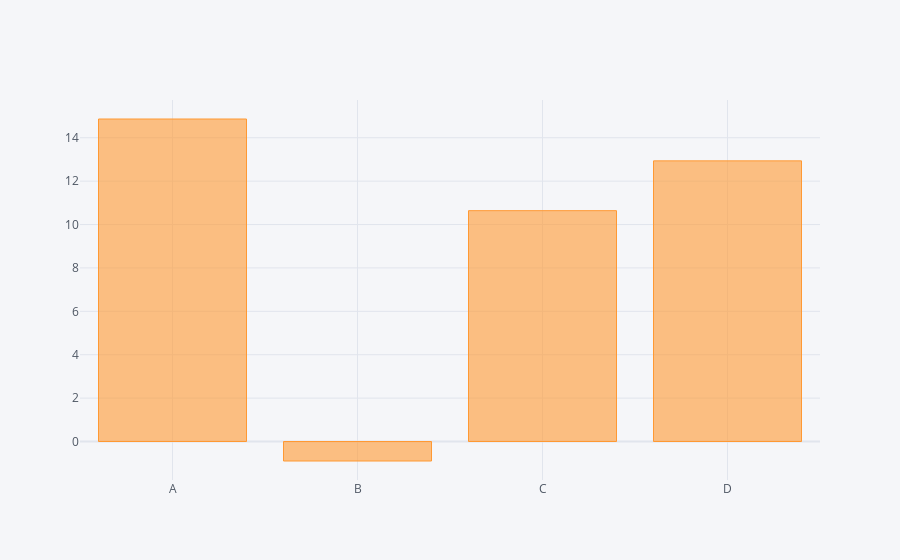

Here is the notebook cell this chart was saved with:
### Code cell
df.sum().iplot(kind='bar')

### Figure 1 — Plotly figure (JSON) as saved in the notebook; plotly's stock layout.template omitted (floating-point values rounded to 4 significant figures)
{"data": [{"marker": {"color": "rgba(255, 153, 51, 0.6)", "line": {"color": "rgba(255, 153, 51, 1.0)", "width": 1}}, "name": "None", "orientation": "v", "text": "", "type": "bar", "x": ["A", "B", "C", "D"], "y": [14.86, -0.8983, 10.64, 12.93]}], "layout": {"legend": {"bgcolor": "#F5F6F9", "font": {"color": "#4D5663"}}, "paper_bgcolor": "#F5F6F9", "plot_bgcolor": "#F5F6F9", "title": {"font": {"color": "#4D5663"}}, "xaxis": {"gridcolor": "#E1E5ED", "showgrid": true, "tickfont": {"color": "#4D5663"}, "title": {"font": {"color": "#4D5663"}, "text": ""}, "zerolinecolor": "#E1E5ED"}, "yaxis": {"gridcolor": "#E1E5ED", "showgrid": true, "tickfont": {"color": "#4D5663"}, "title": {"font": {"color": "#4D5663"}, "text": ""}, "zerolinecolor": "#E1E5ED"}}}
